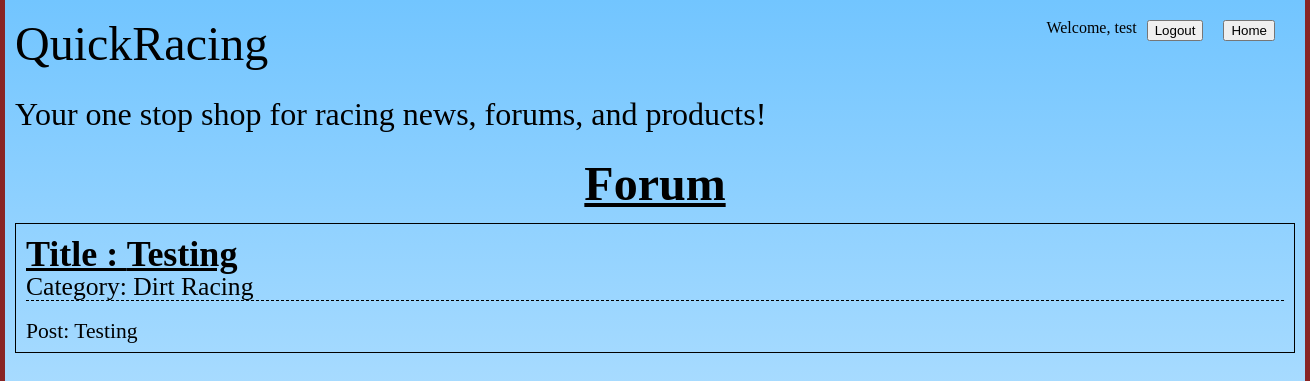
The app's page /post/3 (signed in) with its own data.
### Quick_Racing_App/models.py (models this page shows)
class User(models.Model):
    first_name = models.CharField(max_length=255)
    last_name = models.CharField(max_length=255)
    email_address = models.CharField(max_length=255)
    password = models.CharField(max_length=255)
    created_at = models.DateTimeField(auto_now_add=True)
    updated_at = models.DateTimeField(auto_now=True)
    objects = UserManager()

class Post(models.Model):
    title = models.CharField(max_length=255)
    category = models.CharField(max_length=50)
    description = models.TextField()
    created_by = models.ForeignKey(User, related_name="posts_uploaded", on_delete=models.CASCADE)
    created_at = models.DateTimeField(auto_now_add=True)
    updated_at = models.DateTimeField(auto_now=True)
    objects = PostManager()

### Quick_Racing_App/views.py (the view)
# urls.py: path('post/<post_id>', views.post),
def post(request, post_id):
    post = Post.objects.get(id=post_id)
    context = {
        "user" : User.objects.get(id=request.session['user_id']),
        "post" : Post.objects.get(id=post_id),
        "all_users" : User.objects.all()
    }
    return render(request, 'post.html', context)

### Quick_Racing_App/templates/post.html (shortened to what this page needs)
<!DOCTYPE html>
<html lang="en">
    <head>
        {% load static %}
        <link rel="stylesheet" type="text/css" href="{% static 'css/reset.css' %}">
        <link rel="stylesheet" type="text/css" href="{% static 'css/styles.css' %}">
    </head>
    <body>
        <div class="wrapper">
            <h1>QuickRacing</h1>
            <a href="/" class="logout"><button>Home</button></a>
            {% if user.first_name %}
                <a href="/logout" class="logout"><button>Logout</button></a>
                <p class="welcome">Welcome,  {{ user.first_name }}</p>
            {% else %}
                <a href="/loginreg" class="logout"><button>Log In or Register</button></a>
            {% endif %}
            <h2>Your one stop shop for racing news, forums, and products!</h2>
            <h2 class="heading">Forum</h2>
            <div class="post">
                <h3 class="posttitle"> Title : {{ post.title }}</h3>
                <p class="postcategory">Category: {{ post.category }}</p>
                <p class="postdescription">Post: {{ post.description }}</p>
            </div>
        </div>
    </body>
</html>

### Quick_Racing_App/static/css/styles.css (style rules this page uses)
h1 { font-size: 3em; display: inline-block; }
.wrapper { margin: 0 auto; padding-top: 20px; width: 1280px; height: 1000px; padding-left: 10px; padding-right: 10px; background: rgb(255,255,255); background: linear-gradient(0deg, rgba(255,255,255,1) 0%, rgba(114,197,255,1) 100%); }
h2 { margin-top: 30px; font-size: 2em; }
.logout { float: right; margin-right: 20px; }
.welcome { float: right; margin-right: 10px; }
.heading { text-decoration: underline; font-weight: bold; text-align: center; font-size: 3em; }
h3 { text-align: center; margin-top: 30px; font-size: 1.25em; }
body { background: rgb(136,36,36); background: linear-gradient(90deg, rgba(136,36,36,1) 0%, rgba(157,168,201,1) 50%, rgba(136,36,36,1) 100%); }
.post { padding: 10px; border: #000 solid 1px; margin-top: 15px; }
.posttitle { margin-top: 2px; text-align: left; font-weight: bold; text-decoration: underline; font-size: 2.25em; }
.postcategory { margin-top: 2px; font-size: 1.6em; border-bottom: #000 dashed 1px; }
.postdescription { margin-top: 20px; font-size: 1.35em; }

### records on screen
User: first_name "test"
Post: title "Testing", category "Dirt Racing", description "Testing"
